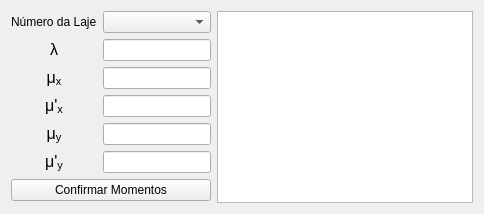
            <widget class="QWidget" name="tab_6">
             <attribute name="title">
              <string>Momentos</string>
             </attribute>
             <layout class="QGridLayout" name="gridLayout_20">
              <item row="0" column="1">
               <widget class="QTextBrowser" name="textBrowser_momentos_laje">
                <property name="font">
                 <font>
                  <pointsize>14</pointsize>
                 </font>
                </property>
               </widget>
              </item>
              <item row="0" column="0">
               <layout class="QGridLayout" name="gridLayout_19">
                <item row="3" column="0">
                 <widget class="QLabel" name="label_23">
                  <property name="text">
                   <string>&lt;html&gt;&lt;head/&gt;&lt;body&gt;&lt;p&gt;&lt;span style=&quot; font-size:12pt;&quot;&gt;μ'&lt;/span&gt;&lt;span style=&quot; font-size:12pt; vertical-align:sub;&quot;&gt;x&lt;/span&gt;&lt;/p&gt;&lt;/body&gt;&lt;/html&gt;</string>
                  </property>
                  <property name="alignment">
                   <set>Qt::AlignCenter</set>
                  </property>
                 </widget>
                </item>
                <item row="0" column="1">
                 <widget class="QComboBox" name="nlaje_cbox_momento_laje"/>
                </item>
                <item row="4" column="0">
                 <widget class="QLabel" name="label_24">
                  <property name="text">
                   <string>&lt;html&gt;&lt;head/&gt;&lt;body&gt;&lt;p&gt;&lt;span style=&quot; font-size:12pt;&quot;&gt;μ&lt;/span&gt;&lt;span style=&quot; font-size:12pt; vertical-align:sub;&quot;&gt;y&lt;/span&gt;&lt;/p&gt;&lt;/body&gt;&lt;/html&gt;</string>
                  </property>
                  <property name="alignment">
                   <set>Qt::AlignCenter</set>
                  </property>
                 </widget>
                </item>
                <item row="5" column="0">
                 <widget class="QLabel" name="label_25">
                  <property name="text">
                   <string>&lt;html&gt;&lt;head/&gt;&lt;body&gt;&lt;p&gt;&lt;span style=&quot; font-size:12pt;&quot;&gt;μ'&lt;/span&gt;&lt;span style=&quot; font-size:12pt; vertical-align:sub;&quot;&gt;y&lt;/span&gt;&lt;/p&gt;&lt;/body&gt;&lt;/html&gt;</string>
                  </property>
                  <property name="alignment">
                   <set>Qt::AlignCenter</set>
                  </property>
                 </widget>
                </item>
                <item row="0" column="0">
                 <widget class="QLabel" name="label_18">
                  <property name="text">
                   <string>Número da Laje</string>
                  </property>
                 </widget>
                </item>
                <item row="1" column="0">
                 <widget class="QLabel" name="label_19">
                  <property name="text">
                   <string>&lt;html&gt;&lt;head/&gt;&lt;body&gt;&lt;p&gt;&lt;span style=&quot; font-size:12pt;&quot;&gt;λ&lt;/span&gt;&lt;/p&gt;&lt;/body&gt;&lt;/html&gt;</string>
                  </property>
                  <property name="alignment">
                   <set>Qt::AlignCenter</set>
                  </property>
                 </widget>
                </item>
                <item row="2" column="0">
                 <widget class="QLabel" name="label_21">
                  <property name="text">
                   <string>&lt;html&gt;&lt;head/&gt;&lt;body&gt;&lt;p&gt;&lt;span style=&quot; font-size:12pt;&quot;&gt;μ&lt;/span&gt;&lt;span style=&quot; font-size:12pt; vertical-align:sub;&quot;&gt;x&lt;/span&gt;&lt;/p&gt;&lt;/body&gt;&lt;/html&gt;</string>
                  </property>
                  <property name="alignment">
                   <set>Qt::AlignCenter</set>
                  </property>
                 </widget>
                </item>
                <item row="1" column="1">
                 <widget class="QLineEdit" name="lambda_le_momento_laje">
                  <property name="enabled">
                   <bool>true</bool>
                  </property>
                  <property name="readOnly">
                   <bool>true</bool>
                  </property>
                 </widget>
                </item>
                <item row="2" column="1">
                 <widget class="QLineEdit" name="mx_le_momento_laje"/>
                </item>
                <item row="3" column="1">
                 <widget class="QLineEdit" name="nx_le_momento_laje"/>
                </item>
                <item row="4" column="1">
                 <widget class="QLineEdit" name="my_le_momento_laje"/>
                </item>
                <item row="6" column="0" colspan="2">
                 <widget class="QPushButton" name="add_btn_momento_laje">
                  <property name="text">
                   <string>Confirmar Momentos</string>
                  </property>
                 </widget>
                </item>
                <item row="5" column="1">
                 <widget class="QLineEdit" name="ny_le_momento_laje"/>
                </item>
               </layout>
              </item>
             </layout>
            </widget>
